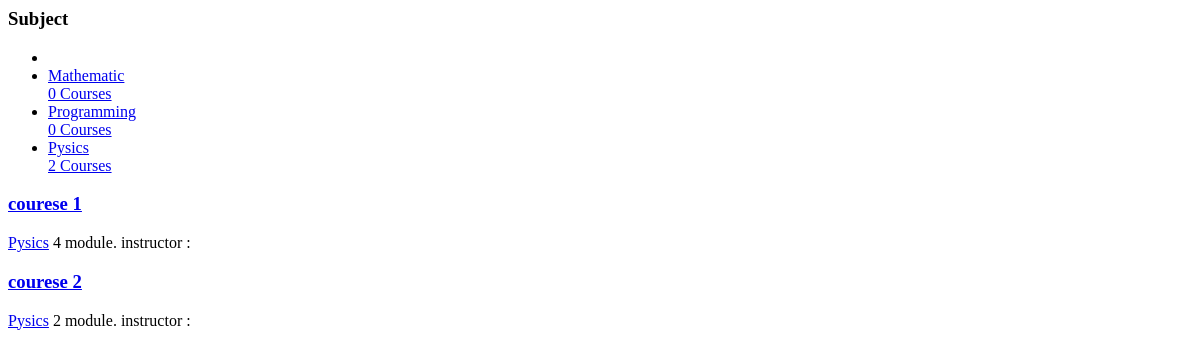
The app's page /, older data.
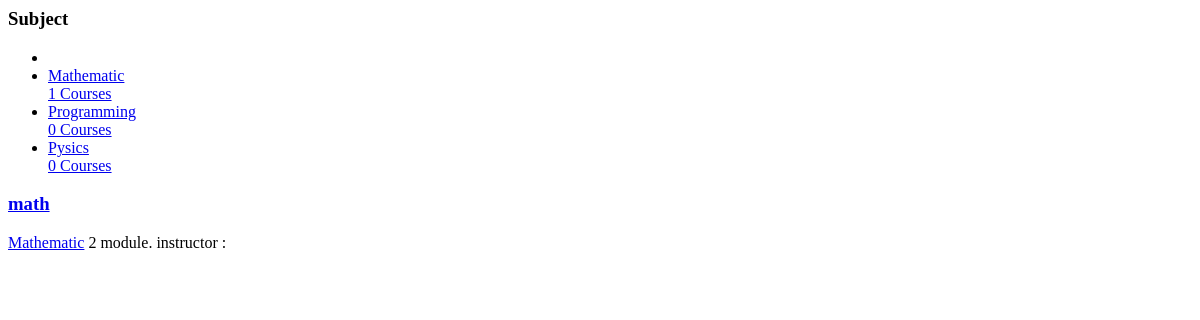
The same page, newer data.
### courses/models.py (models this page shows, shortened)
class Subject(models.Model):
    title   = models.CharField(max_length = 200)
    slug    = models.SlugField(max_length = 200, unique=True)
    class Meta:
        ordering = ('title',)
    def __str__(self):
        return self.title

class Course(models.Model):
    owner   = models.ForeignKey(User, related_name = 'courses_created', on_delete=models.CASCADE)
    subject = models.ForeignKey(Subject, related_name='courses', on_delete=models.CASCADE)
    title   = models.CharField(max_length=200)
    slug    = models.SlugField(max_length=200, unique=True)
    overview= models.TextField()
    created = models.DateTimeField(auto_now_add=True)
    students = models.ManyToManyField(User, related_name='course_joined', blank=True)
    class Meta:
        ordering = ('-created',)

### courses/views.py (the view)
# urls.py: path('', CourseListView.as_view(), name='course_list'),
class CourseListView(TemplateResponseMixin, View):
    model = Course
    template_name = 'courses/course/list.html'
    def get(self, request, subject=None):
        subjects = Subject.objects.annotate(
                            total_course=Count('courses')
                        )
        courses = Course.objects.annotate(
                total_modules = Count('modules')
            )
        if subject:
            subject = get_object_or_404(Subject, slug=subject)
            courses = courses.filter(subject=subject)
        return self.render_to_response({
                    'subjects' : subjects,
                    'subject'  : Subject,
                    'courses'  : courses })

### courses/templates/courses/course/list.html (shortened to what this page needs)
<div class="">
  <h3>Subject</h3>
  <ul>
    <li>
    </li>
      {% for s in subjects %}
        <li>
            <a href="{% url 'courses:course_list_subject' subject=s.slug  %}">
              {{ s.title }}
              <br><span>{{ s.total_course }} Courses</span>
            </a>
        </li>
      {% endfor %}
  </ul>
</div>
<div class="">
  {% for course in courses %}
    {% with subject=course.subject %}
      <h3><a href="{% url 'courses:course_detail' slug=course.slug %}">{{ course.title }}</a></h3>
      <p>
        <a href="{% url 'courses:course_list_subject' subject=subject.slug  %}">{{ subject }}</a>
        {{ course.total_modules }} module.
        instructor : {{ course.owner.get_full_name}}
      </p>
    {% endwith %}
  {% endfor %}
</div>

Row changes from the older to the newer data that the page shows:
removed Course: title "courese 1", subject "Pysics", total_modules "4"
removed Course: title "courese 2", subject "Pysics", total_modules "2"
computed for Subject "Mathematic": total_course "0" → "1"
computed for Subject "Pysics": total_course "2" → "0"
added Course: title "math", subject "Mathematic", total_modules "2"
